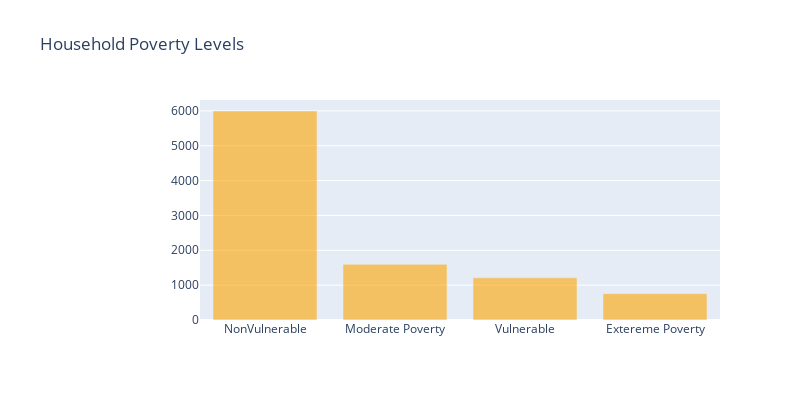

Notebook source saved alongside this figure:
### Markdown cell above
### Different Levels of Poverty Household Groups

### Code cell
target = train_data['Target'].value_counts().to_frame()
levels = ["NonVulnerable", "Moderate Poverty", "Vulnerable", "Extereme Poverty"]
trace = go.Bar(y=target.Target, x=levels, marker=dict(color='orange', opacity=0.6))
layout = dict(title="Household Poverty Levels", margin=dict(l=200), width=800, height=400)
data = [trace]
fig = go.Figure(data=data, layout=layout)
iplot(fig)

### Figure 1 — Plotly figure (JSON) as saved in the notebook; plotly's stock layout.template omitted (floating-point values rounded to 4 significant figures)
{"data": [{"marker": {"color": "orange", "opacity": 0.6}, "type": "bar", "x": ["NonVulnerable", "Moderate Poverty", "Vulnerable", "Extereme Poverty"], "y": [5996, 1597, 1209, 755]}], "layout": {"height": 400, "margin": {"l": 200}, "title": {"text": "Household Poverty Levels"}, "width": 800}}
